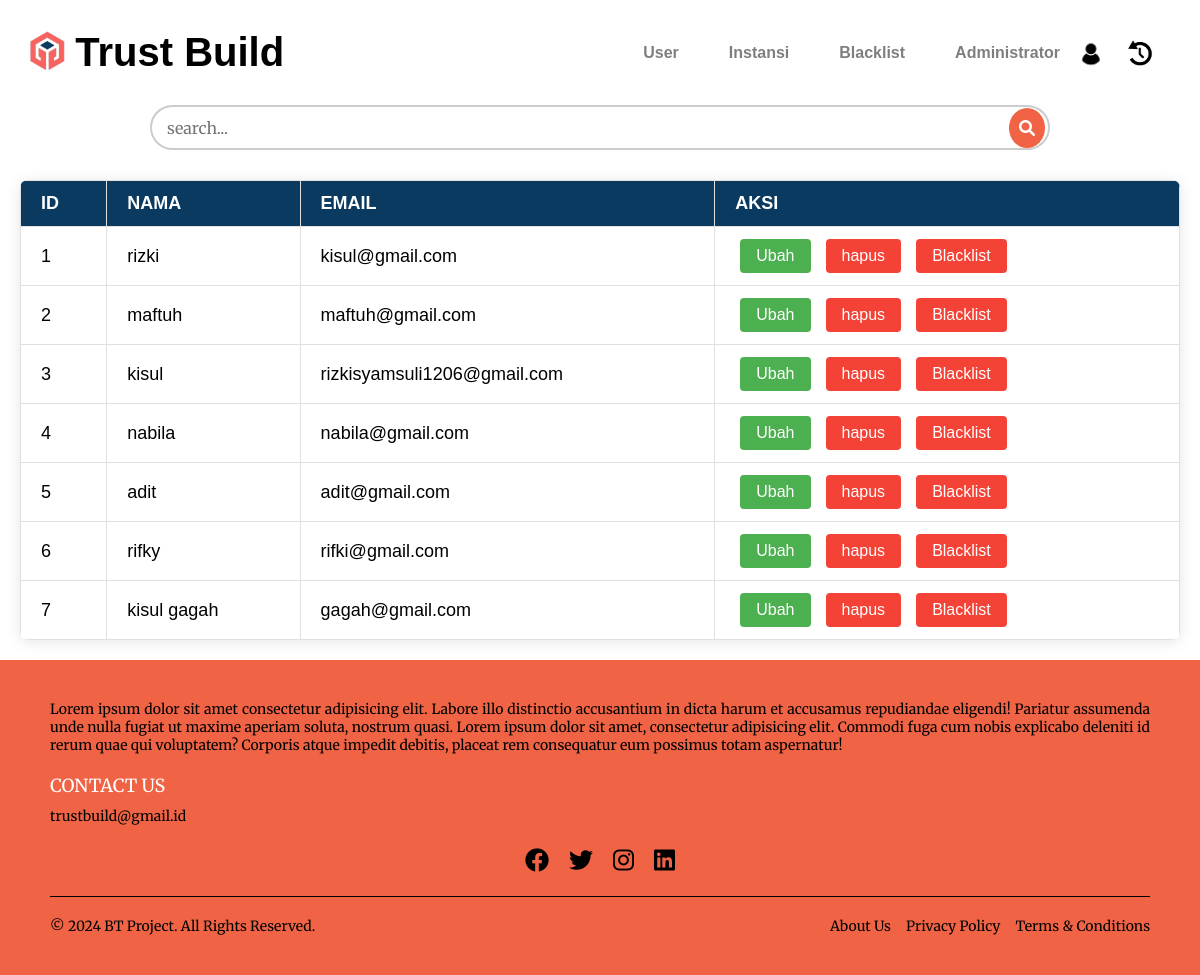
The page /a_dashboard.php on the database its author committed.
### tables this page shows
CREATE TABLE `users` (
  `id` int(11) NOT NULL,
  `username` varchar(50) NOT NULL,
  `email` varchar(50) NOT NULL,
  `password` varchar(250) NOT NULL,
  `gambar` varchar(200) NOT NULL
);

### db/functions.php (called while the page is built, shortened)
<?php
$connect = mysqli_connect("localhost", "root", "", "trustbuilder");
function query($query) {
    global $connect;
    $result = mysqli_query($connect, $query);
    $rows = [];
    while ($row = mysqli_fetch_assoc($result)) {
        $rows[] = $row;
    }
    return $rows;
}
?>

### a_dashboard.php (the view, shortened to what this page needs)
<?php
    require 'db/functions.php';
    $result = query("SELECT * FROM users");
?>
<!DOCTYPE html>
<html lang="en">
<head>
    <link rel="stylesheet" href="css/style.css">
</head>
<body>
    <div class="header">
        <div class="header-left">
            <div class="header-logo">
                <img src="img/logo.png" alt="Logo">
            </div>
            <div class="header-title">
                <h1>Trust Build</h1>
            </div>
        </div>
        <div class="navbar">
            <ul class="nav-list">
                <li class="nav-item"><a href="a_dashboard.php">User</a></li>
                <li class="nav-item"><a href="a_company.php">Instansi</a></li>
                <li class="nav-item"><a href="blacklist.php">Blacklist</a></li>
                <li class="nav-item"><a href="profil.php">Administrator</a></li>
                <li class="nav-profil"><img src="img/profil.png" alt="Profile Picture"></li>
                <li class="nav-profil"><img src="img/iconhistory.png" alt="History Icon"></li>
            </ul>
        </div>
    </div>
    <div class="search">
        <div class="search_box">
            <input type="text" class="input" placeholder="search...">
            <div class="btn btn_common">
                <i class="fas fa-search"></i>
            </div>
        </div>
    </div>
    <div class="management">
        <table class="user-table">
            <thead>
                <tr>
                    <th>ID</th>
                    <th>Nama</th>
                    <th>Email</th>
                    <th>Aksi</th>
                </tr>
            </thead>
            <tbody>
                <?php $i = 1; ?>
                <?php foreach ($result as $users) : ?>
                <tr>
                    <td><?php echo $i; ?></td>
                    <td><?php echo $users["username"]; ?></td>
                    <td><?php echo $users["email"]; ?></td>
                    <td>
                        <button class="edit-btn-mana">
                            <a href="db/update.php?id=<?php echo $users["id"]; ?>">Ubah</a>
                        </button>
                        <button class="delete-btn-mana">
                            <a href="db/hapus.php?id=<?php echo $users["id"]; ?>">hapus</a>
                        </button>
                        <button class="delete-btn-mana">
                            <a href="db/api_blacklist.php?id=<?php echo $users["id"]; ?>">Blacklist</a>
                        </button>
                    </td>
                </tr>
            </tbody>
            <?php $i++; ?>
            <?php endforeach; ?>
        </table>
    </div>
    <?php require 'footer.php'?>
</body>
</html>

### css/style.css (style rules this page uses)
* { box-sizing: border-box; }
body, h1, h2, h3, h4, h5, h6, p, ul { margin: 0; padding: 0; }
body { font-family: 'Merriweather', serif; margin: 0; padding: 0; }
.header { display: flex; align-items: center; justify-content: space-between; padding: 30px 30px; background-color: white; border: none; }
.header-left { display: flex; align-items: center; }
.header-logo img { height: 40px; width: auto; }
.header-title { font-size: 20px; font-family: 'Montserrat', sans-serif; margin-left: 10px; }
.navbar { display: flex; align-items: center; }
.nav-list { display: flex; align-items: center; list-style: none; }
.nav-item { margin-left: 30px; }
.nav-item a { font-family: 'Montserrat', sans-serif; font-weight: bold; display: inline-block; text-decoration: none; color: black; opacity: 0.5; position: relative; padding: 10px; }
.nav-profil { display: flex; align-items: center; }
.nav-profil img { margin-right:10px; }
.nav-profil img { width: 40px; height: 40px; border-radius: 50%; }
input, select, option { height: 45px; width: 80%; padding: 8px; box-sizing: border-box; border-radius: 10px; font-family: 'Merriweather', serif; }
.search { display: flex; justify-content: center; align-items: center; }
.search_box { position: relative; width: 100%; max-width: 900px; margin-bottom: 30px; }
.input { width: 100%; padding: 10px 15px; border: 2px solid #ccc; border-radius: 25px; font-size: 16px; outline: none; transition: border-color 0.3s; }
.btn_common { position: absolute; right: 5px; top: 50%; transform: translateY(-50%); background-color: #f06445; border: none; padding: 10px; border-radius: 50%; cursor: pointer; transition: background-color 0.3s; }
.btn_common i { color: white; font-size: 16px; }
.user-table { width: calc(100% - 40px); margin: 0 20px; border-collapse: collapse; font-size: 18px; font-family: 'Montserrat', sans-serif; box-shadow: 0 2px 15px rgba(0, 0, 0, 0.1); border-radius: 8px; overflow: hidden; margin-bottom: 20px; }
.user-table th, .user-table td { padding: 12px 20px; text-align: left; border: 1px solid #e0e0e0; }
.user-table th { background-color: #0A3A60; color: white; text-transform: uppercase; font-weight: 600; }
.user-table tbody tr { border-bottom: 1px solid #e0e0e0; transition: background-color 0.3s ease; }
.edit-btn-mana, .delete-btn-mana { padding: 8px 16px; margin: 0 5px; border: none; border-radius: 4px; cursor: pointer; font-size: 16px; transition: background-color 0.3s ease, transform 0.3s ease; }
.edit-btn-mana { background-color: #4CAF50; color: white; }
.delete-btn-mana { background-color: #f44336; color: white; }
.edit-btn-mana a, .delete-btn-mana a { text-decoration: none; color: white; display: block; width: 100%; height: 100%; }

### rows shown on the page
users: username "rizki", email "kisul@gmail.com"
users: username "maftuh", email "maftuh@gmail.com"
users: username "kisul", email "rizkisyamsuli1206@gmail.com"
users: username "nabila", email "nabila@gmail.com"
users: username "adit", email "adit@gmail.com"
users: username "rifky", email "rifki@gmail.com"
users: username "kisul gagah", email "gagah@gmail.com"
